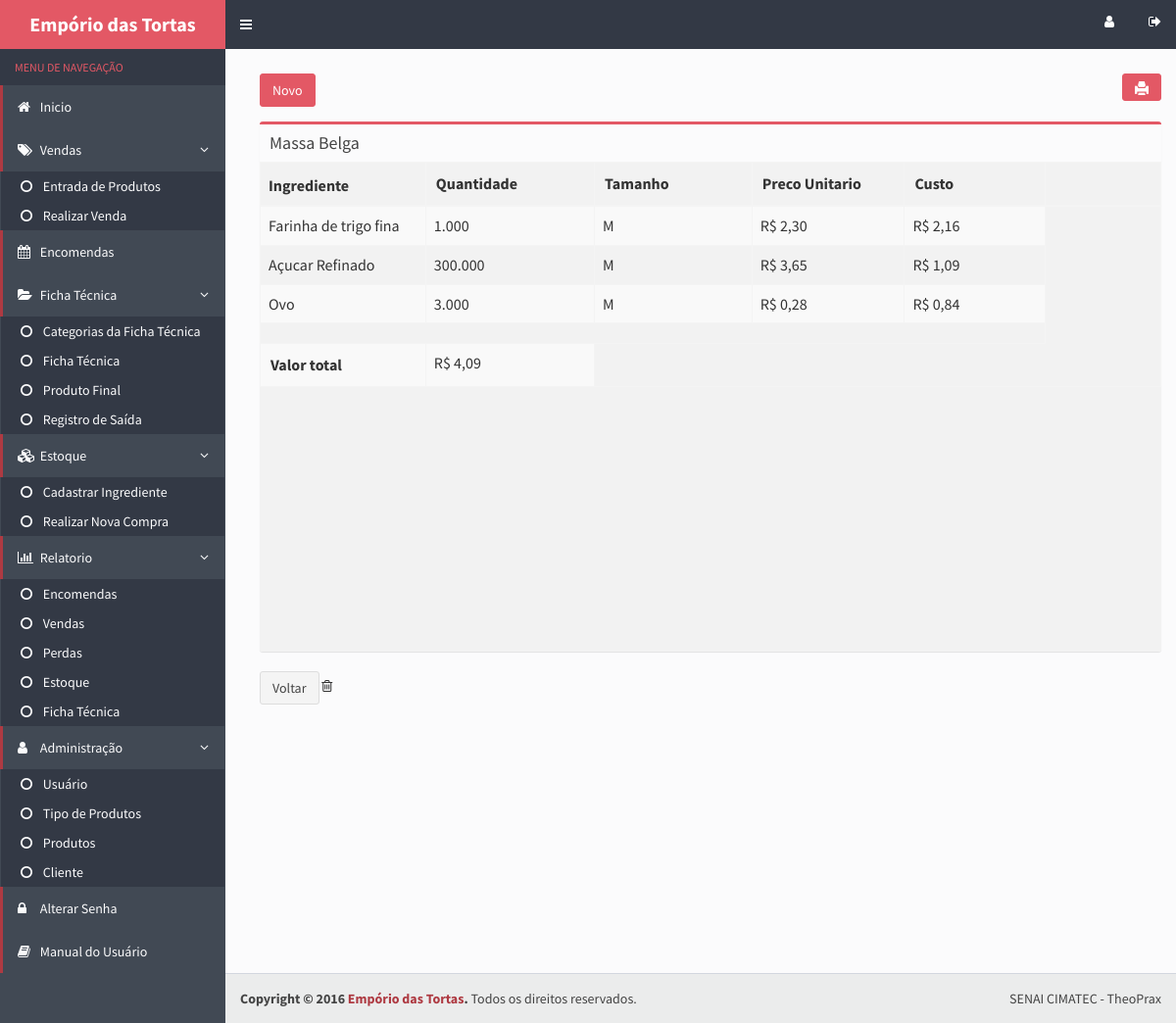
Before: /DAO/visualizar_fichatecnica.php?id=11 with the older database file.
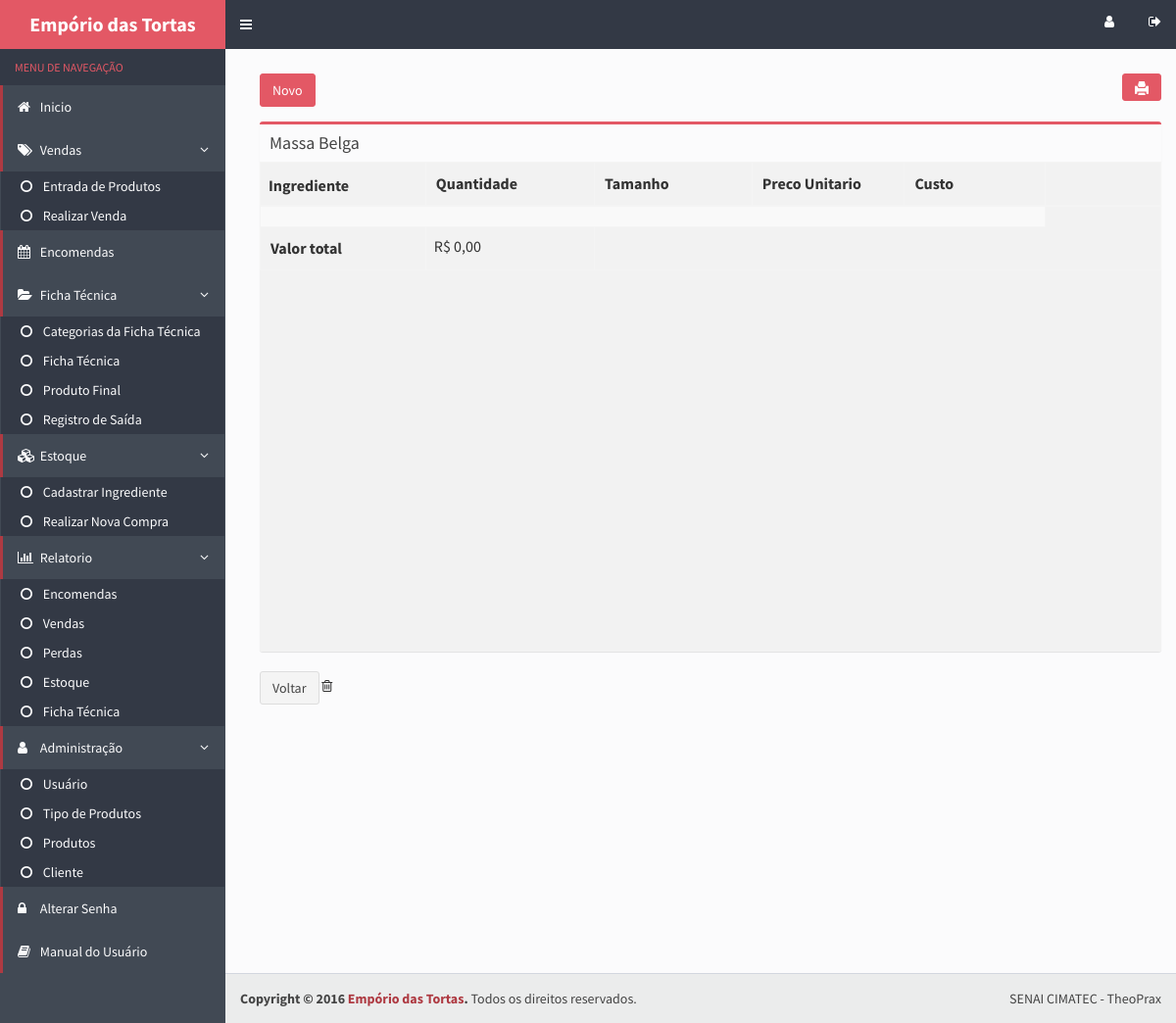
After: the same page with the newer database file.
### tables this page shows
CREATE TABLE IF NOT EXISTS `fichastecnicas` (
  `cod_fichaTecnica` int(11) NOT NULL AUTO_INCREMENT,
  `categoriafichatecnica_codigo` int(11) NOT NULL,
  `nome` varchar(100) NOT NULL,
  `Tamanho` varchar(1) DEFAULT NULL,
  `valortotal` decimal(10,2) unsigned NOT NULL,
  PRIMARY KEY (`cod_fichaTecnica`),
  KEY `categoriafichatecnica_codigo` (`categoriafichatecnica_codigo`)
);

CREATE TABLE IF NOT EXISTS `ingrediente_has_fichastecnicas` (
  `fichaTecnica_cod_fichaTecnica` int(11) NOT NULL,
  `ingrediente_cod_ingrediente` int(11) NOT NULL,
  `quantidade` decimal(6,3) NOT NULL,
  `preco` decimal(10,2) NOT NULL,
  `custo` decimal(10,2) NOT NULL,
  PRIMARY KEY (`fichaTecnica_cod_fichaTecnica`,`ingrediente_cod_ingrediente`),
  KEY `ingrediente_cod_ingrediente` (`ingrediente_cod_ingrediente`)
);

CREATE TABLE IF NOT EXISTS `ingrediente` (
  `cod_ingrediente` int(11) NOT NULL AUTO_INCREMENT,
  `nome` varchar(50) NOT NULL,
  `cod_unidademedida` int(11) NOT NULL,
  `valorunitario` decimal(10,2) NOT NULL,
  PRIMARY KEY (`cod_ingrediente`),
  KEY `cod_unidademedida` (`cod_unidademedida`)
);

### DAO/visualizar_fichatecnica.php (the view, shortened to what this page needs)
<?php
$id = null;
if ( !empty($_GET['id'])) {
    $id = $_REQUEST['id'];
}
$pdo = Database::connect();
$pdo->setAttribute(PDO::ATTR_ERRMODE, PDO::ERRMODE_EXCEPTION);
$sql = "SELECT * FROM fichastecnicas where cod_fichaTecnica = ?";
$q = $pdo->prepare($sql);
$q->execute(array($id));
$data = $q->fetch(PDO::FETCH_ASSOC);
$nome = $data['nome'];
  ?>
<html>
  <html>
  <head>
    <link rel="stylesheet" href="../bootstrap/css/bootstrap.min.css">
    <link rel="stylesheet" href="../bootstrap/css/bootstrap.css">
    <link rel="stylesheet" href="https://maxcdn.bootstrapcdn.com/font-awesome/4.4.0/css/font-awesome.min.css">
    <link rel="stylesheet" href="https://code.ionicframework.com/ionicons/2.0.1/css/ionicons.min.css">
    <link rel="stylesheet" href="../dist/css/AdminLTE.css">
    <link rel="stylesheet" href="../dist/css/skins/skin-blue.css">
  </head>
  <body class="hold-transition skin-blue sidebar-mini">
    <div class="wrapper">
      <?php include_once("includes/header.php") ?>
      <?php include_once("includes/menu.php") ?>
      <div class="content-wrapper">
        <section class="content">
        <div class="row">
            <div class="col-xs-12">
         <a class="btn btn-danger" href="../forms/cadastrar_ficha_tecnica.php">Novo</a>
          <a onclick="imprimir()" class="btn btn-danger pull-right">
                <span class="glyphicon glyphicon-print"></span>
              </a>
          <section class="content-header">
          </section>
              <div class="box">
                <div class="box-header">
                      <h3 class="box-title"><?php echo $nome;?></h3>
                </div>
                <div class="box-body table-responsive no-padding" id="scroll">
                  <table class="views-table cols-6 table table-striped table-bordered">
         <thead>
      <tr>
                  <th class="views-field views-field-id">
          Ingrediente         </th>
                  <th class="views-field views-field-field-nome" id='celula2'>
            Quantidade        </th>
            <th class="views-field views-field-field-nome" id='celula2'>
      Tamanho        </th>
            <th class="views-field views-field-field-nome" id='celula2'>
    Preco Unitario     </th>
                <th class="views-field views-field-field-nome" id='celula2'>
      Custo     </th>
    <th class="views-field views-field-field-nome" id='celula2'>
    </thead>
    <tbody>
      <?php
             $pdo = Database::connect();
             $sql = "select ingrediente_has_fichastecnicas.*, ingrediente.valorunitario as preco, ingrediente.nome as ingrediente, fichastecnicas.valortotal as valortotal,fichastecnicas.nome as ficha,fichastecnicas.Tamanho as Tamanho from ingrediente_has_fichastecnicas
                    inner join fichastecnicas on fichastecnicas.cod_fichaTecnica = ingrediente_has_fichastecnicas.fichatecnica_cod_fichaTecnica
                    inner join ingrediente on ingrediente.cod_ingrediente = ingrediente_has_fichastecnicas.ingrediente_cod_ingrediente where cod_fichaTecnica =   $id";
             foreach ($pdo->query($sql) as $row) {
                 echo '<tr>';
                echo '<td>'. $row['ingrediente'] . '</td>';
                echo '<td>'. $row['quantidade'] . '</td>';
                echo '<td>'. $row['Tamanho'] . '</td>';
                echo '<td>'. 'R$ ' . number_format($row['preco'], 2, ',', '.') . '</td>';
                echo '<td>'. 'R$ ' . number_format($row['custo'], 2, ',', '.') . '</td>';
                echo   '</tr>';
             }
             echo   '<tr>';
             echo '<th colspan="5" class="views-field views-field-field-nome" id="celula2">'  . "" .    '</th>';
             echo  '</tr>';
             echo   '<tr>';
             echo '<th class="views-field views-field-field-nome" id="celula2">'  . "Valor total" .    '</th>';
             echo '<td rowspan="6">' . 'R$ ' . number_format($row['valortotal'], 2, ',', '.') .   '</td>';
             echo  '</tr>';
             ?>
      </tbody>
</table>
                </div>
              </div>
              <a class="btn btn-default" href="../ficha_tecnica.php">Voltar</a>
              <i class="fa fa-trash-o"></i>
            </div>
          </div>
        </section>
      </div>
      <?php include_once("includes/footer.php") ?>
  </body>
</html>

### DAO/includes/header.php (shortened to what this page needs)
<header class="main-header">
        <a href="../inicio.php" class="logo">
          <span class="logo-lg"><b>Empório das Tortas</b></span>
        </a>
        <nav class="navbar navbar-static-top" role="navigation">
          <a href="#" class="sidebar-toggle" data-toggle="offcanvas" role="button">
          </a>
          <div class="navbar-custom-menu">
            <ul class="nav navbar-nav">
              <li class="dropdown user user-menu">
                <a href="../inicio.php">
                <i class="fa fa-user"></i>
                </a>
              </li>
              <li>
                <a href="../conexao/logout.php"><i class="fa fa-sign-out"></i></i></a>
              </li>
            </ul>
          </div>
        </nav>
      </header>

### DAO/includes/menu.php (shortened to what this page needs)
<!doctype html>
<html>
<head>
</head>
<body onload="onload_pagina();">
<aside class="main-sidebar">
        <section class="sidebar">
          <ul class="sidebar-menu">
            <li class="header">MENU DE NAVEGAÇÃO</li>
              <li class="active treeview">
                <a href="../inicio.php">
                  <i class="fa fa-home"></i> <span>Inicio</span></i>
                </a>
              </li>
              <li id="Venda" class="active treeview">
                <a href="../vendas.php">
                  <i class="fa fa-tags"></i> <span>Vendas</span> <i class="fa fa-angle-left pull-right"></i>
                </a>
                <ul class="treeview-menu">
                  <li class="" id="EstoqueLoja"><a href="../entrada_produto.php"><i class="fa fa-circle-o"></i> Entrada de Produtos </a></li>
                  <li id="realizarVenda" ><a href="../realizar_venda.php"><i class="fa fa-circle-o"></i> Realizar Venda</a></li>
                </ul>
              </li>
              <li id="realizarEncomendas" class="active treeview">
                <a href="../encomendas.php">
                  <i class="fa fa-calendar"></i> <span>Encomendas</span></i>
                </a>
              </li>
              <li "ficha" class="active treeview">
                <a href="../vizualizar_ficha_tecnica.php">
                  <i class="fa fa-folder-open"></i> <span>Ficha Técnica</span> <i class="fa fa-angle-left pull-right"></i>
                </a>
                <ul  class="treeview-menu">
                  <li class=""><a href="../categoria_ficha_tecnica.php"><i class="fa fa-circle-o"></i> Categorias da Ficha Técnica </a></li>
                  <li class=""><a href="../ficha_tecnica.php"><i class="fa fa-circle-o"></i> Ficha Técnica </a></li>
                  <li class=""><a href="../produto_final.php"><i class="fa fa-circle-o"></i> Produto Final </a></li>
                  <li class=""><a href="../registro_saida.php"><i class="fa fa-circle-o"></i> Registro de Saída </a></li>
                </ul>
              </li>
              <li "MenuEstoque" class="active treeview">
                <a href="../vizualizar_estoque.php">
                  <i class="fa fa-cubes"></i> <span>Estoque </span> <i class="fa fa-angle-left pull-right"></i>
                </a>
                <ul id="EscEstoque" class="treeview-menu">
                  <li id="estoque" class=""><a href="../estoque.php"><i class="fa fa-circle-o"></i> Cadastrar Ingrediente </a></li>
                  <li id="estoque" class=""><a href="../cadastrar_nova_compra.php"><i class="fa fa-circle-o"></i> Realizar Nova Compra </a></li>
                </ul>
              </li>
              <li class="active treeview">
                <a href="../relatorio.php">
                  <i class="fa fa-bar-chart"></i> <span>Relatorio</span> <i class="fa fa-angle-left pull-right"></i>
                </a>
                <ul class="treeview-menu">
                  <li id="relEncomendas" class=""><a href="../exibir_relatorio_encomendas.php"><i class="fa fa-circle-o"></i> Encomendas </a></li>
                  <li id="relVendas" class=""><a href="../exibir_relatorio_vendas.php"><i class="fa fa-circle-o"></i> Vendas </a></li>
                  <li id="relPerdas" class=""><a href="../exibir_relatorio_perdas.php"><i class="fa fa-circle-o"></i> Perdas </a></li>
                  <li id="relEstoque" class=""><a href="../exibir_relatorio_estoque.php"><i class="fa fa-circle-o"></i> Estoque </a></li>
                  <li id="relficha" class=""><a href="../exibir_relatorio_ficha_tecnica.php"><i class="fa fa-circle-o"></i> Ficha Técnica </a></li>
                </ul>
              </li>
              <li id="admin" class="active treeview">
                <a href="#">
                  <i class="fa fa-user"></i> <span>Administração</span> <i class="fa fa-angle-left pull-right"></i>
                </a>
                <ul class="treeview-menu">
                  <li id="controlUser" class=""><a href="../usuarios.php"><i class="fa fa-circle-o"></i> Usuário </a></li>
                  <li id="controlTipoProduct"class=""><a href="../tipo_produto.php"><i class="fa fa-circle-o"></i> Tipo de Produtos </a></li>
                  <li id="controlProduct" class=""><a href="../produtos.php"><i class="fa fa-circle-o"></i> Produtos </a></li>
                  <li id="controlCliente" class=""><a href="../cliente.php"><i class="fa fa-circle-o"></i> Cliente </a></li>
                </ul>
              </li>
              <li id="alterPassword" class="active treeview">
                <a href="../alterarsenha.php">
                  <i class="fa fa-lock"></i> <span>Alterar Senha</span> </i>
                </a>
              </li>
              <li id="manualUser" class="active treeview">
                <a href="../manual/inicio.html">
                  <i class="fa fa-book"></i> <span>Manual do Usuário</span></i>
                </a>
              </li>
          </ul>
        </section>
      </aside>
    </body>
      </html>

### DAO/includes/footer.php
<footer class="main-footer">
	<div class="pull-right hidden-xs">
        SENAI CIMATEC - TheoPrax
    </div>
  <strong>Copyright &copy; 2016 <a href="../inicio.php">Empório das Tortas</a>.</strong> Todos os direitos reservados.
</footer>

### DAO/visualizar_fichatecnica.php (style rules this page uses)
#celula2 { width: 300px; padding:10px; _width: 495px; }

Changed rows visible on the page:
removed ingrediente_has_fichastecnicas: ingrediente_cod_ingrediente.nome "Farinha de trigo fina", quantidade "1.000", fichaTecnica_cod_fichaTecnica.Tamanho "M", ingrediente_cod_ingrediente.valorunitario "2,30", custo "2,16"
removed ingrediente_has_fichastecnicas: ingrediente_cod_ingrediente.nome "Açucar Refinado", quantidade "300.000", fichaTecnica_cod_fichaTecnica.Tamanho "M", ingrediente_cod_ingrediente.valorunitario "3,65", custo "1,09"
removed ingrediente_has_fichastecnicas: ingrediente_cod_ingrediente.nome "Ovo", quantidade "3.000", fichaTecnica_cod_fichaTecnica.Tamanho "M", ingrediente_cod_ingrediente.valorunitario "0,28", custo "0,84"
shown differently, row unchanged: fichastecnicas "Massa Belga": valortotal "4,09" → (not shown)
Other visible differences:
$row['valortotal']: (not shown) → "0,00"
